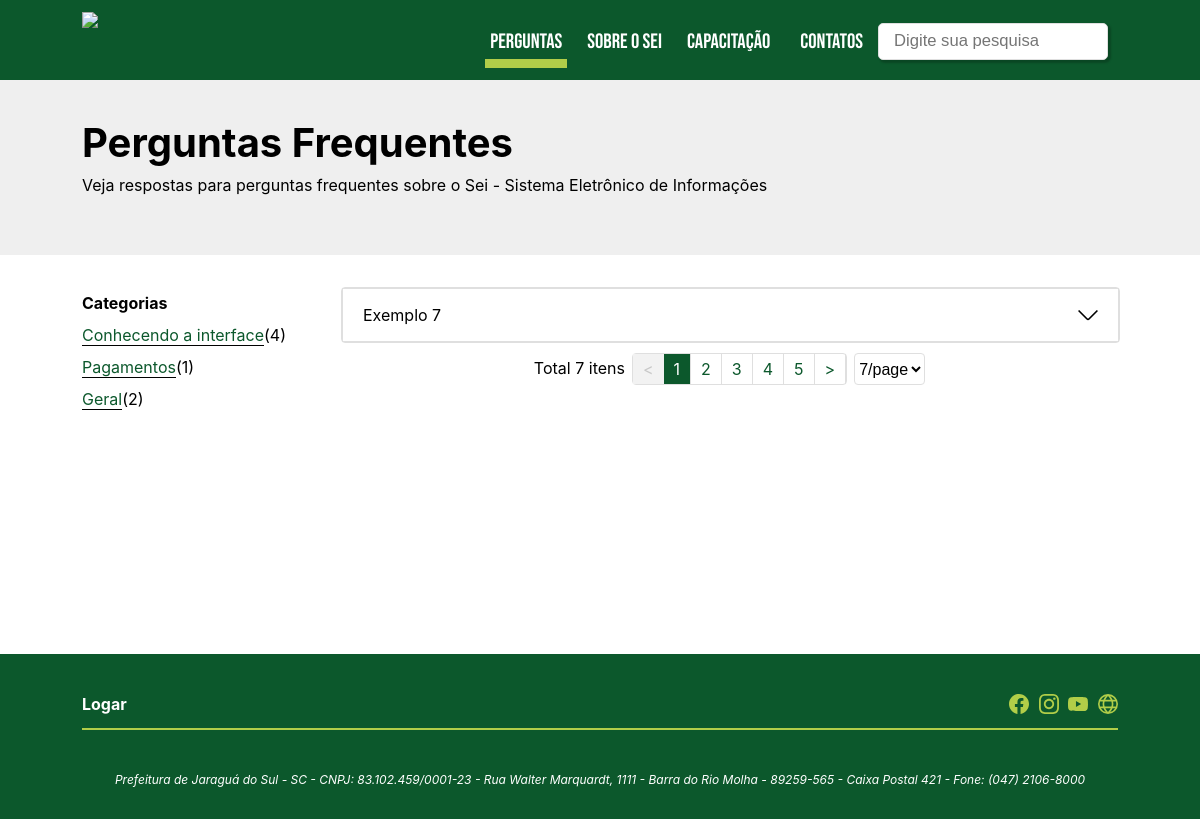
The page /perguntasFrequentes.php on the database its author committed.
### tables this page shows
CREATE TABLE `categoria` (
  `id` int(20) NOT NULL AUTO_INCREMENT,
  `titulo` varchar(200) NOT NULL,
  `statusCat` varchar(2) NOT NULL,
  PRIMARY KEY (`id`)
);

CREATE TABLE `artigo` (
  `id` int(20) NOT NULL AUTO_INCREMENT,
  `titulo` varchar(250) NOT NULL,
  `resumo` text NOT NULL,
  `conteudo` mediumtext NOT NULL,
  `tags` varchar(250) DEFAULT NULL,
  `img` varchar(150) DEFAULT NULL,
  `prioridade` varchar(4) DEFAULT NULL,
  `categoria` varchar(100) DEFAULT NULL,
  `dataPost` varchar(20) DEFAULT NULL,
  `dataAlter` varchar(20) DEFAULT NULL,
  PRIMARY KEY (`id`)
);

### class/DB.class.php (called while the page is built, shortened)
<?php
class DB {
    private static $con;
    public static function conn(){
        if(is_null(self::$con)){
            try{
                self::$con = new PDO('mysql:host='.HOST.';dbname='.DB.'', USER, PASSWORD);
                self::$con->setAttribute(PDO::ATTR_ERRMODE, PDO::ERRMODE_EXCEPTION);
            }catch(PDOException $e){
                echo $e->getMessage();
            }
        }
        return self::$con;
    }
}
?>

### class/crud.categoria.class.php (the view, shortened to what this page needs)
<?php
class Categoria{
    function __construct(){
        include_once("DB.class.php");
    }
    function getCatBlock(){
        include_once("crud.artigo.class.php");
        $art = new CRUD();
        $obj = DB::conn()->prepare("SELECT * FROM categoria");
        if($obj->execute()){
            $numRow = $obj->rowCount();
            if($numRow>0){
                while($linha = $obj->fetchObject()){
                    echo '<a href="categoria.php?id='.$linha->id.'">'.$linha->titulo.'</a>('.$art->getCountArtForCat($linha->id).')<br>';
                }
            }
        }
    }
}
?>

### class/crud.artigo.class.php (shortened to what this page needs)
<?php
class CRUD{
    function __construct(){
        include_once("DB.class.php");
        include_once("crud.categoria.class.php");
    }
    function getCountArtForCat($idCat){
        $objCountArt = DB::conn()->prepare("SELECT * FROM artigo WHERE categoria=?");
        if($objCountArt->execute(array($idCat))){
            return $objCountArt->rowCount();
        }else{
            return 0;
        }
    }
    function getAllArticlePergGreq($pag, $numReg){
        $totReg = self::getTotalArticle("SELECT * FROM artigo", '');
        $verifyNumReg = ($pag*$numReg)-$numReg;
        try{
            $sql = "SELECT * FROM artigo ORDER BY id DESC LIMIT ".$verifyNumReg.",".$numReg." ";
            $obj = DB::conn()->prepare($sql);
            if($obj->execute()){
                $numRows = $obj->rowCount();
                if($numRows>0){
                    $pags = ceil($totReg/$numReg);
                    $categ = new Categoria();
                    $n=0;
                    while($linha = $obj->fetchObject()){
                        if($linha->dataAlter != null || $linha->dataAlter != ''){
                            $dataAlter = $linha->dataAlter;
                        }else{
                            $dataAlter = '';
                        }
                        $newModify = str_replace("../imagens", "imagens", $linha->conteudo);
                        $newModify = str_replace("../icones", "icones", $newModify);
                        echo '
                                <div id="summaryArticle" class="summaryArticle">
                                    <div id="titleArticle_'.$n.'" class="titleArticle" onclick="abre(this)"><span id="status" style="display:none;">false</span><span id="ttArtigo">'.$linha->titulo.'</span>
                                    <span id="setOpenClose"><img id="imagem" src="imgs/angulo-para-baixo.svg" alt="Seta indicando para abrir" width="20"></span></div>
                                    <div id="contentArticle_'.$n.'" class="contentArticle" style="">
                                        <article>
                                            <header id="data">Data da postagem: '.$linha->dataPost.'</header>
                                            <p>'.$newModify.'</p>
                                        </article>
                                        <aside><section id="cat">Categoria: <span id="catSpan"> '.$categ->getCatById($linha->categoria).'</span></section></aside>
                                        <footer>
                                            <p><time pubdate datetime="2014-01-10">'.$dataAlter.'</time></p>
                                        </footer>
                                    </div>
                                </div>
                            ';
                            $n++;
                    }
                    self::pagination($pags,$totReg,$pag,'');
                }
            }else{
                echo 'Erro ao fazer a consulta';
            }
        }catch(PDOException $e){
            echo 'ERRO: '.$e->getMessage();
        }
    }
    function comparePag($pag1, $pag2, $pes){
        if($pag1!=$pag2){
            if($pes!=''){
                echo '<div id="pg" style="border-right:1px solid #dfdfdf; margin-right: 0px; vertical-align:middle;"><a href="?pesq='.$pes.'&pg='.$pag1.'"><div style="padding: 5px 10px; ">'.$pag1.'</div></a></div>';
            }else{
                echo '<div id="pg" style="border-right:1px solid #dfdfdf; margin-right: 0px; vertical-align:middle;"><a href="?pg='.$pag1.'"><div style="padding: 5px 10px; ">'.$pag1.'</div></a></div>';
            }
        }else{
            echo '<div id="pg" style="padding: 5px 10px; border-right:1px solid #dfdfdf; margin-right: 0px; background-color: #0c582c; color: #fff;">'.$pag1.'</div>';
        }
    }
    function pagination($pags,$totReg,$pag, $pesq){
        echo '
                <div id="paginacao" style="display: flex; justify-content: center; text-align: center; vertical-align: middle;">
                <div style="padding: 5px 0; margin-right: 7px;">Total '.$totReg.' itens</div>
                <div style="border-radius: 4px; display: flex; justify-content: center; text-align: center; vertical-align: middle; border:1px solid #dfdfdf; max-width:60%;">
            ';
            if($pag>1){
                $pgPre = $pag-1;
                if($pesq!=''){
                    echo '<div id="pg" style="padding: 5px 10px; border-right:1px solid #dfdfdf; margin-right: 0px;"><a href="?pesq='.$pesq.'&pg='.$pgPre.'"><</a></div>';
                }else{
                    echo '<div id="pg" style="padding: 5px 10px; border-right:1px solid #dfdfdf; margin-right: 0px;"><a href="?pg='.$pgPre.'"><</a></div>';
                }
            }else{
                echo '<div id="pg" style="padding: 5px 10px; border:0px solid #dfdfdf; margin-right: 0px; color: #c8c8c8; background-color: #f2f2f2;"><</div>';
            }
            echo '<div id="barraPg" style="display: flex; justify-content: center; text-align: center; vertical-align: middle; overflow-x: auto;">';
            $margin = 2;
            for($i=1; $i<=$pags; $i++){
                if($pags>($margin+$margin+1)){
                    if($pag>$margin and $pag<=($pags-$margin)){
                        if(($i>=($pag-$margin)) and ($i <= ($pag+$margin)) ){
                            self::comparePag($i, $pag, $pesq);
                        }
                    }else if($pag<=$margin){
                        if($i<6){
                            self::comparePag($i, $pag, $pesq);
                        }
                    }else if($pag>=($pags-$margin)){
                        if($i>($pags-5)){
                            self::comparePag($i, $pag, $pesq);
                        }
                    }
                }else{
                    self::comparePag($i, $pag, $pesq);
                }
            }
            echo '</div>';
            if($pag<$pags){
                $pgPre = $pag+1;
                if($pesq!=''){
                    echo '<div id="pg" style="padding: 5px 10px; border-right:1px solid #dfdfdf; margin-right: 0px;"><a href="?pesq='.$pesq.'&pg='.$pgPre.'">></a></div>';
                }else{
                    echo '<div id="pg" style="padding: 5px 10px; border-right:1px solid #dfdfdf; margin-right: 0px;"><a href="?pg='.$pgPre.'">></a></div>';
                }
            }else{
                echo '<div id="pg" style="padding: 5px 10px; border:0px solid #dfdfdf; margin-right: 0px; color: #c8c8c8; background-color: #f2f2f2;">></div>';
            }
            echo '</div>';
            echo '
                <select id="pgsMenu" style="border: 1px solid #dfdfdf; background-color: #fff; font-size:1rem; margin-left: 7px; border-radius: 4px;" onchange="menuSelect(this.value)">
                    <option value="0" selected="selected" disabled="disabled">'.$pags.'/page</option>
                ';
            echo '</select>';
            echo '</div>';
    }
    function getTotalArticle($sql, $dados){
        $objTot = DB::conn()->prepare($sql);
        if(!empty($dados) && $dados!='' &&  $dados!=null){
            try{
                if($objTot->execute($dados)){
                    return $objTot->rowCount();
                }else{
                    return 0;
                }
            }catch(PDOException $e){
                echo 'ERRO: '.$e->getMessage();
            }
        }else{
            try{
                if($objTot->execute()){
                    return $objTot->rowCount();
                }else{
                    return 0;
                }
            }catch(PDOException $e){
                echo 'ERRO: '.$e->getMessage();
            }
        }
    }
}
?>

### style.css (style rules this page uses)
* { scroll-behavior: smooth; }
body { margin: 0px; padding: 0px; font-family: 'Inter'; background-color: #fff; }
* { scrollbar-width: auto; scrollbar-color: #b1cd49 #0c582c; }
#barraPg { scrollbar-width: thin; scrollbar-color: #b1cd49 #0c582c; }
* a:link { color: #0c582c; transition: ease-in-out 0.5s; text-decoration: none; }
#categoriaPergFreq a { border-bottom: 1px solid #000; line-height: 32px; }
#summaryArticle { width: 100%; border: 1px solid #dfdfdf; border-radius: 4px; margin-bottom: 10px; }
.titleArticle { padding: 16px 20px; border: 1px solid #dfdfdf; }
.titleArticle #setOpenClose { float: right; }

### menu.css (style rules this page uses)
body { margin: 0; padding: 0; }

### footer.php (style rules this page uses)
body { padding: 0px; margin: 0px; }

### rows shown on the page
categoria: titulo "Conhecendo a interface", id "4"
categoria: titulo "Pagamentos", id "1"
categoria: titulo "Geral", id "2"
artigo: titulo "Exemplo 7"

### other values the page prints
$titulo "Perguntas Frequentes"
$subtitulo "Veja respostas para perguntas frequentes sobre o Sei - Sistema Eletrônico de Informações"
$totReg "7"
$pag1 "2"
$pag1 "3"
$pag1 "4"
$pag1 "5"
form field value "7/page"
